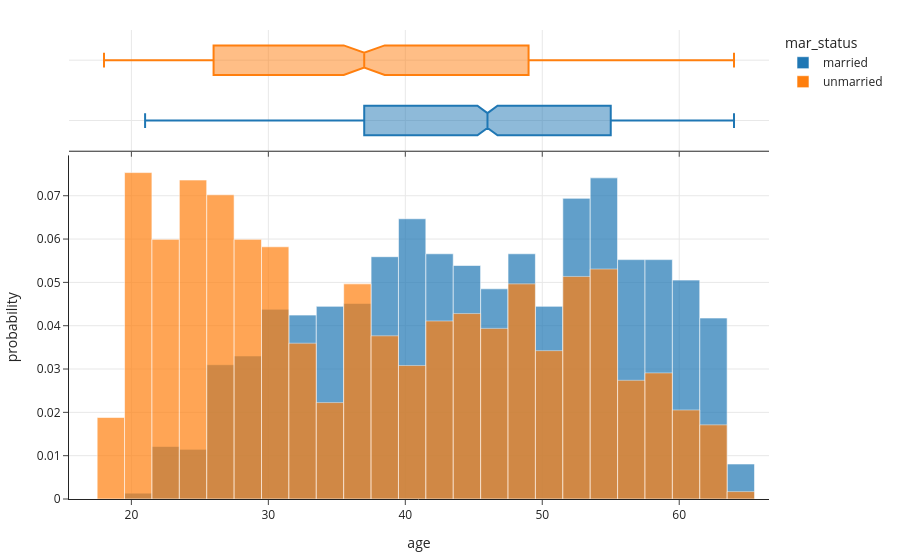

Notebook code for this chart:
### Markdown cell above
Let's look at the distribution of age **separately** for married couples and unmarried couples.

### Code cell
px.histogram(couples, x='age', color='mar_status', histnorm='probability', marginal='box',
             barmode='overlay', opacity=0.7)

### Figure 1 — Plotly figure (JSON) as saved in the notebook; plotly's stock layout.template omitted (floating-point values rounded to 4 significant figures; data arrays with more than 128 entries replaced by an {"elided": "..."} marker saying what was removed)
{"data": [{"alignmentgroup": "True", "bingroup": "x", "histnorm": "probability", "hovertemplate": "mar_status=married<br>age=%{x}<br>probability=%{y}<extra></extra>", "legendgroup": "married", "marker": {"color": "#1F77B4", "opacity": 0.7, "pattern": {"shape": ""}}, "name": "married", "offsetgroup": "married", "orientation": "v", "showlegend": true, "type": "histogram", "x": {"elided": "1484 int values"}, "xaxis": "x", "yaxis": "y"}, {"alignmentgroup": "True", "hovertemplate": "mar_status=married<br>age=%{x}<extra></extra>", "legendgroup": "married", "marker": {"color": "#1F77B4"}, "name": "married", "notched": true, "offsetgroup": "married", "showlegend": false, "type": "box", "x": {"elided": "1484 int values"}, "xaxis": "x2", "yaxis": "y2"}, {"alignmentgroup": "True", "bingroup": "x", "histnorm": "probability", "hovertemplate": "mar_status=unmarried<br>age=%{x}<br>probability=%{y}<extra></extra>", "legendgroup": "unmarried", "marker": {"color": "#FF7F0E", "opacity": 0.7, "pattern": {"shape": ""}}, "name": "unmarried", "offsetgroup": "unmarried", "orientation": "v", "showlegend": true, "type": "histogram", "x": {"elided": "584 int values"}, "xaxis": "x", "yaxis": "y"}, {"alignmentgroup": "True", "hovertemplate": "mar_status=unmarried<br>age=%{x}<extra></extra>", "legendgroup": "unmarried", "marker": {"color": "#FF7F0E"}, "name": "unmarried", "notched": true, "offsetgroup": "unmarried", "showlegend": false, "type": "box", "x": {"elided": "584 int values"}, "xaxis": "x2", "yaxis": "y2"}], "layout": {"autosize": true, "barmode": "overlay", "legend": {"title": {"text": "mar_status"}, "tracegroupgap": 0}, "xaxis": {"anchor": "y", "autorange": true, "domain": [0, 1], "range": [15.44, 66.56], "title": {"text": "age"}, "type": "linear"}, "xaxis2": {"anchor": "y2", "autorange": true, "domain": [0, 1], "matches": "x", "range": [15.44, 66.56], "showticklabels": false, "type": "linear"}, "yaxis": {"anchor": "x", "autorange": true, "domain": [0, 0.7326], "range": [0, 0.07931], "title": {"text": "probability"}}, "yaxis2": {"anchor": "x2", "autorange": true, "domain": [0.7426, 1], "matches": "y2", "range": [-0.5, 1.5], "showline": false, "showticklabels": false, "ticks": "", "type": "category"}}}
